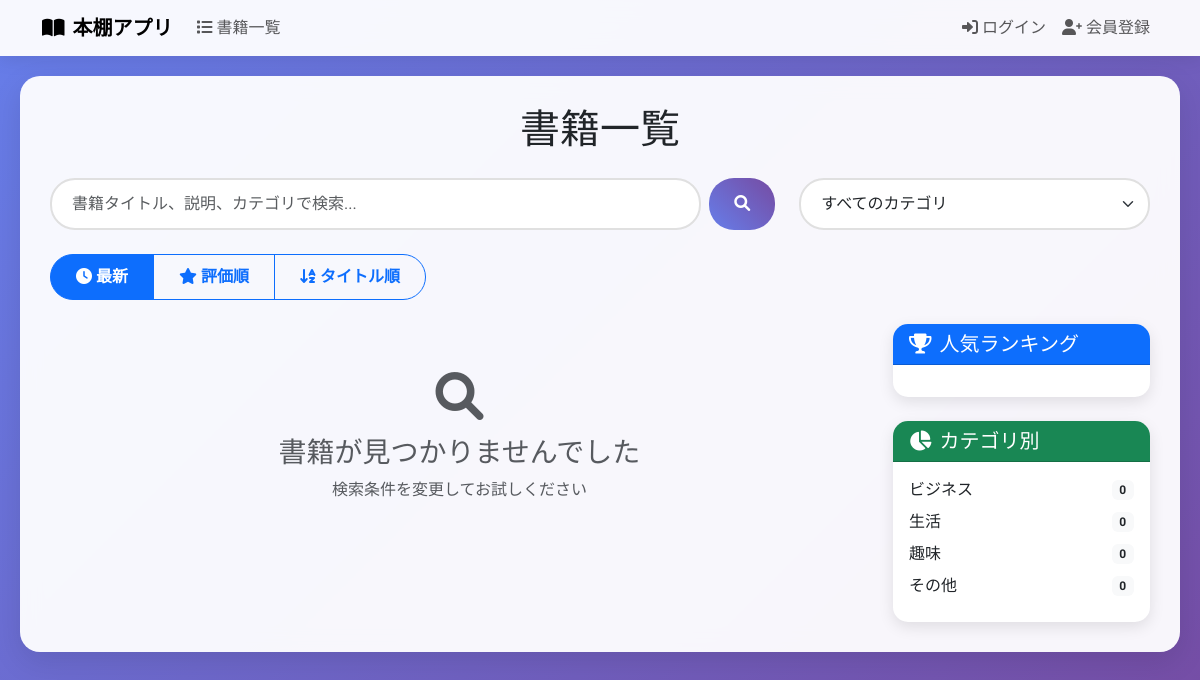
Before: / with the older database file.
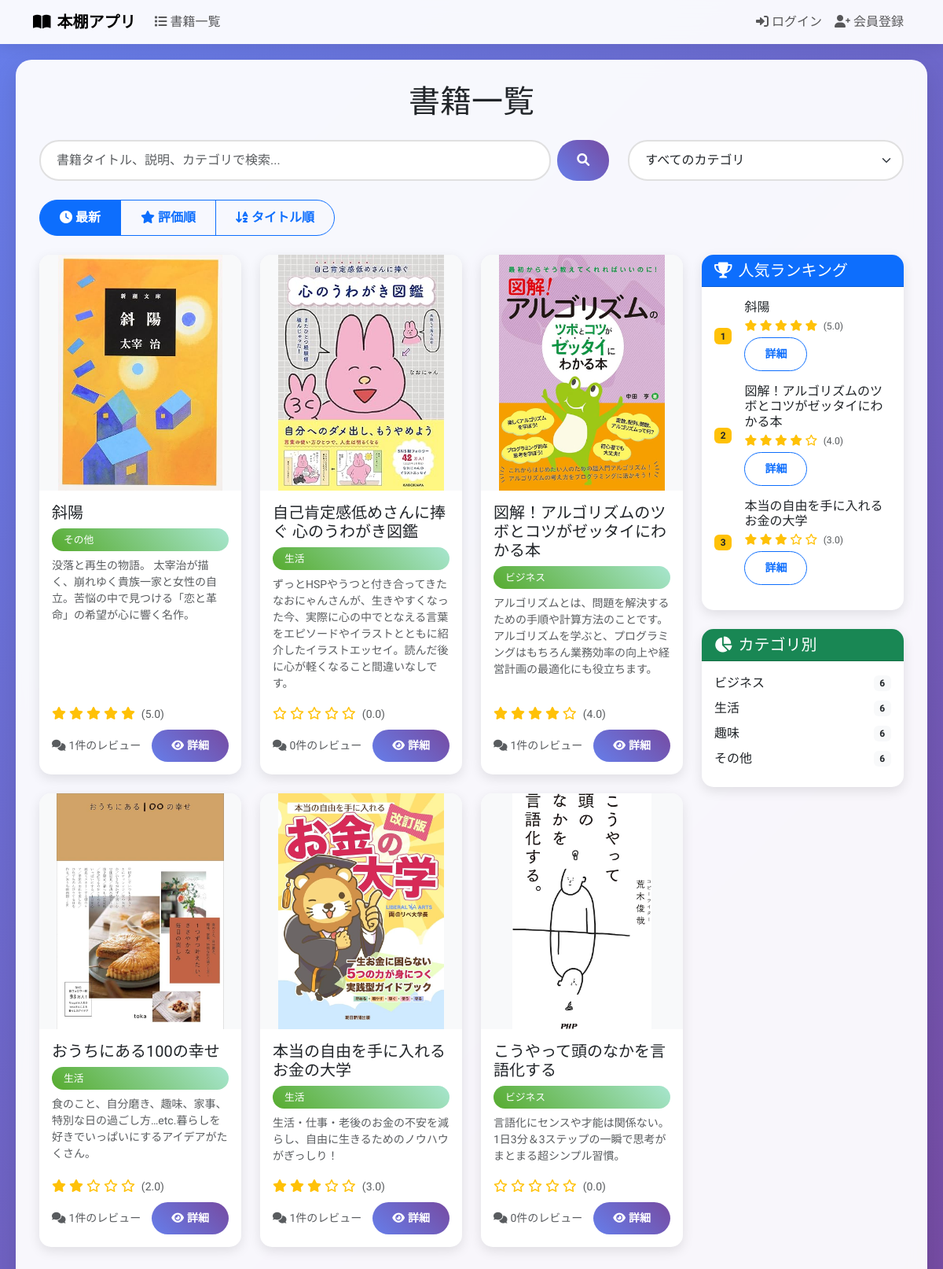
After: the same page with the newer database file.
### book/models.py (models this page shows, shortened)
class Shelf(models.Model):
    title = models.CharField(max_length=100)
    text = models.TextField()
    thumbnail = models.ImageField(null=True, blank=True)
    category = models.CharField(
        max_length=100,
        choices = CATEGORY,
        )
    user = models.ForeignKey("auth.User", on_delete=models.CASCADE)
    created_at = models.DateTimeField(default=timezone.now)
    updated_at = models.DateTimeField(auto_now=True)
    favorites = models.ManyToManyField(User, related_name='favorite_books', blank=True)
    def get_average_rating(self):
        return self.review_set.aggregate(Avg('rate'))['rate__avg'] or 0
    def get_review_count(self):
        return self.review_set.count()

### book/views.py (the view, shortened to what this page needs)
# urls.py: path('', views.ListBookView.as_view(), name='list-book'),
class ListBookView(generic.ListView):
    template_name = 'book/book_list.html'
    model = Shelf
    context_object_name = 'Shelf'
    paginate_by = 12
    def get_queryset(self):
        queryset = Shelf.objects.all().order_by('-created_at')
        search_query = self.request.GET.get('search', '')
        if search_query:
            queryset = queryset.filter(
                Q(title__icontains=search_query) |
                Q(text__icontains=search_query) |
                Q(category__icontains=search_query)
            )
        category = self.request.GET.get('category', '')
        if category:
            queryset = queryset.filter(category=category)
        sort_by = self.request.GET.get('sort', 'newest')
        if sort_by == 'rating':
            queryset = queryset.annotate(avg_rating=Avg('review__rate')).order_by('-avg_rating')
        elif sort_by == 'title':
            queryset = queryset.order_by('title')
        elif sort_by == 'oldest':
            queryset = queryset.order_by('created_at')
        else:  # newest
            queryset = queryset.order_by('-created_at')
        return queryset
    def get_context_data(self, **kwargs):
        context = super().get_context_data(**kwargs)
        ranking_list = (
            Shelf.objects.annotate(avg_rating=Avg('review__rate')).order_by('-avg_rating')[:3]
        )
        context['ranking_list'] = ranking_list
        context['categories'] = dict(Shelf._meta.get_field('category').choices)
        context['search_query'] = self.request.GET.get('search', '')
        context['selected_category'] = self.request.GET.get('category', '')
        context['sort_by'] = self.request.GET.get('sort', 'newest')
        if self.request.user.is_authenticated:
            for book in context['Shelf']:
                book.is_favorited_by = getattr(book, 'is_favorited', False)
        return context

### templates/book/book_list.html (shortened to what this page needs)
{% extends 'base.html' %}
{% block h1 %}
  書籍一覧
{% endblock %}
{% block content %}
  <div class="row mb-4">
    <div class="col-md-8">
      <form method="get" class="d-flex">
        <input type="text" name="search" value="{{ search_query }}"
               class="form-control search-box me-2"
               placeholder="書籍タイトル、説明、カテゴリで検索...">
        <button type="submit" class="btn btn-primary">
          <i class="fas fa-search"></i>
        </button>
      </form>
    </div>
    <div class="col-md-4">
      <select name="category" class="form-select search-box" onchange="this.form.submit()">
        <option value="">すべてのカテゴリ</option>
      </select>
    </div>
  </div>
  <div class="row mb-4">
    <div class="col-12">
      <div class="btn-group" role="group">
        <a href="?{% if search_query %}search={{ search_query }}&{% endif %}{% if selected_category %}category={{ selected_category }}&{% endif %}sort=newest"
           class="btn btn-outline-primary {% if sort_by == 'newest' %}active{% endif %}">
          <i class="fas fa-clock me-1"></i>最新
        </a>
        <a href="?{% if search_query %}search={{ search_query }}&{% endif %}{% if selected_category %}category={{ selected_category }}&{% endif %}sort=rating"
           class="btn btn-outline-primary {% if sort_by == 'rating' %}active{% endif %}">
          <i class="fas fa-star me-1"></i>評価順
        </a>
        <a href="?{% if search_query %}search={{ search_query }}&{% endif %}{% if selected_category %}category={{ selected_category }}&{% endif %}sort=title"
           class="btn btn-outline-primary {% if sort_by == 'title' %}active{% endif %}">
          <i class="fas fa-sort-alpha-down me-1"></i>タイトル順
        </a>
      </div>
    </div>
  </div>
  <div class="row">
    <div class="col-lg-9">
      {% if Shelf %}
        <div class="row">
          {% for item in Shelf %}
            <div class="col-md-6 col-lg-4 mb-4">
              <div class="card h-100">
                {% if item.thumbnail %}
                  <img src="{{ item.thumbnail.url }}" class="card-img-top" alt="{{ item.title }}" style="height: 300px; object-fit: contain; background-color: #f8f9fa;">
                {% else %}
                  <div class="card-img-top bg-light d-flex align-items-center justify-content-center" style="height: 300px;">
                    <i class="fas fa-book fa-3x text-muted"></i>
                  </div>
                {% endif %}
                <div class="card-body d-flex flex-column">
                  <h5 class="card-title book-title">{{ item.title }}</h5>
                  <span class="category-badge mb-2">{{ item.get_category_display }}</span>
                  <p class="card-text text-muted small">
                    {{ item.text|truncatechars:100 }}
                  </p>
                  <div class="mt-auto">
                    <div class="d-flex justify-content-between align-items-center mb-2">
                      <div class="rating-stars">
                        {% for i in "12345" %}
                          {% if forloop.counter <= item.get_average_rating %}
                            <i class="fas fa-star"></i>
                          {% else %}
                            <i class="far fa-star"></i>
                          {% endif %}
                        {% endfor %}
                        <small class="text-muted ms-1">({{ item.get_average_rating|floatformat:1 }})</small>
                      </div>
                    </div>
                    <div class="d-flex justify-content-between align-items-center">
                      <small class="text-muted">
                        <i class="fas fa-comments me-1"></i>{{ item.get_review_count }}件のレビュー
                      </small>
                      <a href="{% url 'detail-book' item.pk %}" class="btn btn-primary btn-sm">
                        <i class="fas fa-eye me-1"></i>詳細
                      </a>
                    </div>
                  </div>
                </div>
              </div>
            </div>
          {% endfor %}
        </div>
      {% else %}
        <div class="text-center py-5">
          <i class="fas fa-search fa-3x text-muted mb-3"></i>
          <h3 class="text-muted">書籍が見つかりませんでした</h3>
          <p class="text-muted">検索条件を変更してお試しください</p>
        </div>
      {% endif %}
    </div>
    <div class="col-lg-3">
      <div class="card mb-4">
        <div class="card-header bg-primary text-white">
          <h5 class="mb-0"><i class="fas fa-trophy me-2"></i>人気ランキング</h5>
        </div>
        <div class="card-body">
          {% for ranking_book in ranking_list %}
            <div class="d-flex align-items-center mb-3">
              <div class="me-3">
                <span class="badge bg-warning text-dark">{{ forloop.counter }}</span>
              </div>
              <div class="flex-grow-1">
                <h6 class="mb-1 book-title">{{ ranking_book.title }}</h6>
                <div class="rating-stars small">
                  {% for i in "12345" %}
                    {% if forloop.counter <= ranking_book.avg_rating %}
                      <i class="fas fa-star"></i>
                    {% else %}
                      <i class="far fa-star"></i>
                    {% endif %}
                  {% endfor %}
                  <small class="text-muted ms-1">({{ ranking_book.avg_rating|floatformat:1 }})</small>
                </div>
                <a href="{% url 'detail-book' ranking_book.id %}" class="btn btn-sm btn-outline-primary mt-1">
                  詳細
                </a>
              </div>
            </div>
          {% endfor %}
        </div>
      </div>
      <div class="card">
        <div class="card-header bg-success text-white">
          <h5 class="mb-0"><i class="fas fa-chart-pie me-2"></i>カテゴリ別</h5>
        </div>
        <div class="card-body">
          {% for code, name in categories.items %}
            <div class="d-flex justify-content-between align-items-center mb-2">
              <span>{{ name }}</span>
              <span class="badge bg-light text-dark">
                {{ Shelf|length }}
              </span>
            </div>
          {% endfor %}
        </div>
      </div>
    </div>
  </div>
{% endblock %}

### templates/base.html (shortened to what this page needs)
<!DOCTYPE html>
<html lang="ja">
  <head>
    <link href="https://cdn.jsdelivr.net/npm/bootstrap@5.3.0/dist/css/bootstrap.min.css" rel="stylesheet" />
    <link href="https://cdnjs.cloudflare.com/ajax/libs/font-awesome/6.0.0/css/all.min.css" rel="stylesheet" />
  </head>
  <body>
    <nav class="navbar navbar-expand-lg navbar-light sticky-top">
      <div class="container">
        <a class="navbar-brand fw-bold" href="{% url 'list-book' %}">
          <i class="fas fa-book-open me-2"></i>本棚アプリ
        </a>
        <div class="collapse navbar-collapse" id="navbarNav">
          <ul class="navbar-nav me-auto">
            <li class="nav-item">
              <a class="nav-link" href="{% url 'list-book' %}">
                <i class="fas fa-list me-1"></i>書籍一覧
              </a>
            </li>
          </ul>
          <ul class="navbar-nav">
            {% if user.is_authenticated %}
              <li class="nav-item">
                <span class="navbar-text me-3">
                  <i class="fas fa-user me-1"></i>{{ user }}
                </span>
              </li>
              <li class="nav-item">
                <a class="nav-link" href="{% url 'logout' %}">
                  <i class="fas fa-sign-out-alt me-1"></i>ログアウト
                </a>
              </li>
            {% else %}
              <li class="nav-item">
                <a class="nav-link" href="{% url 'login' %}">
                  <i class="fas fa-sign-in-alt me-1"></i>ログイン
                </a>
              </li>
              <li class="nav-item">
                <a class="nav-link" href="{% url 'accounts:signup' %}">
                  <i class="fas fa-user-plus me-1"></i>会員登録
                </a>
              </li>
            {% endif %}
          </ul>
        </div>
      </div>
    </nav>
    <div class="main-content">
      <h1 class="text-center mb-4">
        {% block h1 %}
        {% endblock %}
      </h1>
      {% block content %}
      {% endblock %}
    </div>
  </body>
</html>

### templates/base.html (style rules this page uses)
body { font-family: 'Zen Kaku Gothic New', sans-serif; background: linear-gradient(135deg, #667eea 0%, #764ba2 100%); min-height: 100vh; }
.book-title { font-family: 'Dela Gothic One', sans-serif; }
.navbar { background: rgba(255, 255, 255, 0.95) !important; backdrop-filter: blur(10px); box-shadow: 0 2px 20px rgba(0,0,0,0.1); }
.main-content { background: rgba(255, 255, 255, 0.95); border-radius: 20px; box-shadow: 0 10px 30px rgba(0,0,0,0.1); margin: 20px; padding: 30px; backdrop-filter: blur(10px); }
.card { border: none; border-radius: 15px; box-shadow: 0 5px 15px rgba(0,0,0,0.1); transition: transform 0.3s ease, box-shadow 0.3s ease; overflow: hidden; }
.btn { border-radius: 25px; padding: 10px 25px; font-weight: 600; transition: all 0.3s ease; }
.btn-primary { background: linear-gradient(45deg, #667eea, #764ba2); border: none; }
.search-box { border-radius: 25px; border: 2px solid #e0e0e0; padding: 12px 20px; transition: all 0.3s ease; }
.rating-stars { color: #ffc107; }
.category-badge { background: linear-gradient(45deg, #56ab2f, #a8e6cf); color: white; padding: 5px 15px; border-radius: 20px; font-size: 0.8rem; }

Changed rows visible on the page:
added Shelf: thumbnail (picture), title "斜陽", category "その他", text "没落と再生の物語。 太宰治が描く、崩れゆく貴族一家と女性の自立。苦悩の中で見つける「恋と革命」の希望が心に響く名作。", get_average_rating "5.0", get_review_count "1", avg_rating "5.0"
added Shelf: thumbnail (picture), title "自己肯定感低めさんに捧ぐ 心のうわがき図鑑", category "生活", text "ずっとHSPやうつと付き合ってきたなおにゃんさんが、生きやすくなった今、実際に心の中でとなえる言葉をエピソードやイラストとともに紹介したイラストエッセイ。読んだ後に心が軽くなること間違いなしです。", get_average_rating "0.0", get_review_count "0", shown under "書籍一覧"
added Shelf: thumbnail (picture), title "図解！アルゴリズムのツボとコツがゼッタイにわかる本", category "ビジネス", text "アルゴリズムとは、問題を解決するための手順や計算方法のことです。アルゴリズムを学ぶと、プログラミングはもちろん業務効率の向上や経営計画の最適化にも役立ちます。", get_average_rating "4.0", get_review_count "1", avg_rating "4.0"
added Shelf: thumbnail (picture), title "おうちにある100の幸せ", category "生活", text "食のこと、自分磨き、趣味、家事、特別な日の過ごし方…etc.暮らしを好きでいっぱいにするアイデアがたくさん。", get_average_rating "2.0", get_review_count "1", shown under "書籍一覧"
added Shelf: thumbnail (picture), title "本当の自由を手に入れる お金の大学", category "生活", text "生活・仕事・老後のお金の不安を減らし、自由に生きるためのノウハウがぎっしり！", get_average_rating "3.0", get_review_count "1", avg_rating "3.0"
added Shelf: thumbnail (picture), title "こうやって頭のなかを言語化する", category "ビジネス", text "言語化にセンスや才能は関係ない。1日3分＆3ステップの一瞬で思考がまとまる超シンプル習慣。", get_average_rating "0.0", get_review_count "0", shown under "書籍一覧"
Other visible differences:
new list line: "ビジネス 6"
new list line: "生活 6"
new list line: "趣味 6"
new list line: "その他 6"
text no longer shown: "書籍が見つかりませんでした 検索条件を変更してお試しください"
list line gone: "ビジネス 0"
list line gone: "生活 0"
list line gone: "趣味 0"
list line gone: "その他 0"
